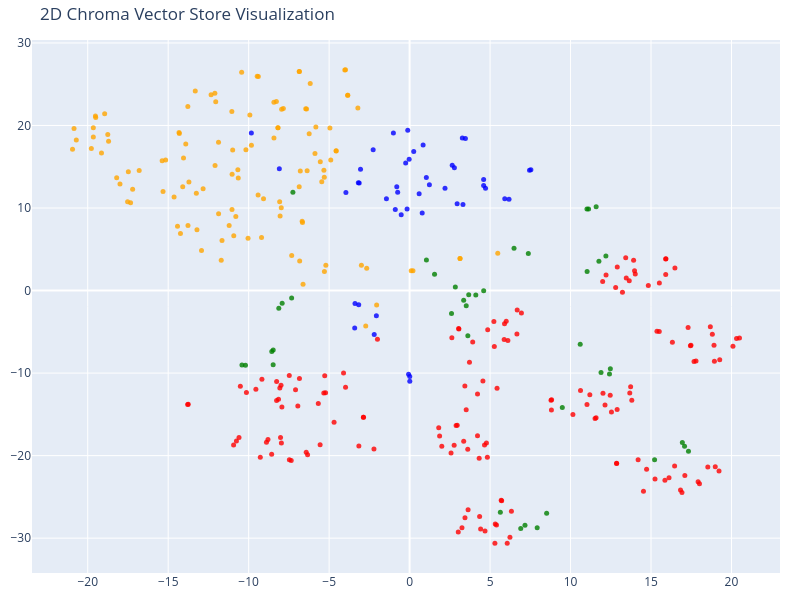

Notebook source saved alongside this figure:
### Code cell
tsne = TSNE(n_components=2, random_state=42)
reduced_vectors = tsne.fit_transform(vectors)

# Create the 2D scatter plot
fig = go.Figure(data=[go.Scatter(
    x=reduced_vectors[:, 0],
    y=reduced_vectors[:, 1],
    mode='markers',
    marker=dict(size=5, color=colors, opacity=0.8),
    text=[f"Type: {t}<br>Text: {d[:100]}..." for t, d in zip(doc_types, documents)],
    hoverinfo='text'
)])

fig.update_layout(title='2D Chroma Vector Store Visualization',
    scene=dict(xaxis_title='x',yaxis_title='y'),
    width=800,
    height=600,
    margin=dict(r=20, b=10, l=10, t=40)
)

fig.show()

### Figure 1 — Plotly figure (JSON) as saved in the notebook; plotly's stock layout.template omitted (floating-point values rounded to 4 significant figures; data arrays with more than 128 entries replaced by an {"elided": "..."} marker saying what was removed)
{"data": [{"hoverinfo": "text", "marker": {"color": {"elided": "359 str values"}, "opacity": 0.8, "size": 5}, "mode": "markers", "text": {"elided": "359 str values"}, "type": "scatter", "x": {"elided": "359 float values"}, "y": {"elided": "359 float values"}}], "layout": {"height": 600, "margin": {"b": 10, "l": 10, "r": 20, "t": 40}, "scene": {"xaxis": {"title": {"text": "x"}}, "yaxis": {"title": {"text": "y"}}}, "title": {"text": "2D Chroma Vector Store Visualization"}, "width": 800}}
